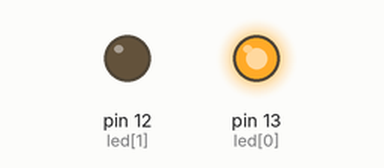
Simulated run of this sketch. Board: Arduino Uno, built with avr-gcc and run on an emulated ATmega328P. On the bench: output pins drawn as LEDs (lit = HIGH).

Above: at 2.5 s.
At 5.5 s:
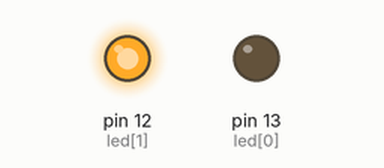
At 8.5 s:
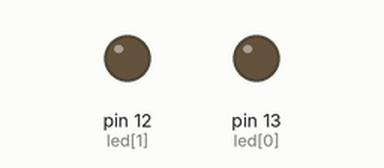
Timing chart, 0 to 14.3 s (numbered marks = the images above):
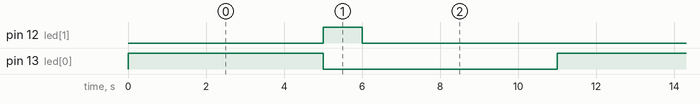

The sketch:

semaforo_simples.ino
```cpp
int led[3] = {13,12,11};

void setup() {
    for(int i = 0; i<2; i++) {
        pinMode(led[i],OUTPUT);
    }
}
void loop() {
    for(int i = 0; i<=2; i++) {
        digitalWrite(led[i],LOW);
        digitalWrite(led[0], HIGH);
    }
    delay(5000);
    for(int i = 0; i<=2; i++) {
        digitalWrite(led[i],LOW);
        digitalWrite(led[1], HIGH);
    }
    delay(1000);
    for(int i = 0; i<=2; i++) {
        digitalWrite(led[i],LOW);
        digitalWrite(led[2], HIGH);
    }
    delay(5000);
}
```

Measured:
- by itself, pin 12 (led[1]): alternates HIGH for 1.0 s and LOW for 10.0 s
- by itself, pin 13 (led[0]): alternates HIGH for 5.0 s and LOW for 6.0 s
- by itself, everything shown: repeats every 11.0 s, in 3 steps
